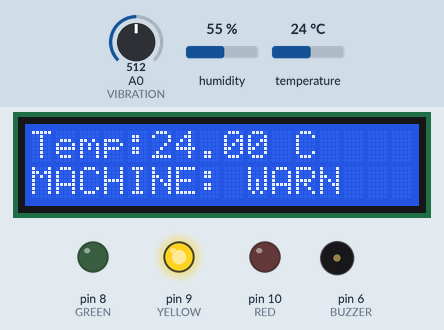
Simulated run of this sketch. Board: Arduino Uno, built with avr-gcc and run on an emulated ATmega328P. Parts: 16×2 character LCD, output pins drawn as LEDs (lit = HIGH), buzzer (waves = sounding, pin HIGH). The inputs (shaded band) are chosen by the test bench; at power-on: A0 (VIBRATION) = 512, temperature 24 °C, humidity 55 %. What the sketch prints to the serial monitor is not drawn.

Above: at 3.2 s.
3.3 s: A0 (VIBRATION) set to 582
6.0 s: A0 (VIBRATION) set to 611
At 6.9 s:
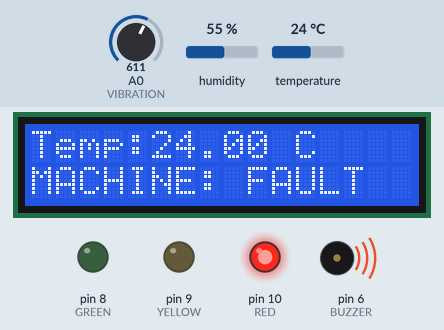
8.7 s: A0 (VIBRATION) set to 306
At 11.4 s:
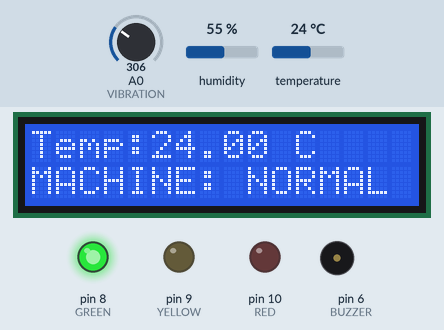
11.7 s: temperature set to 12 °C
At 13.0 s:
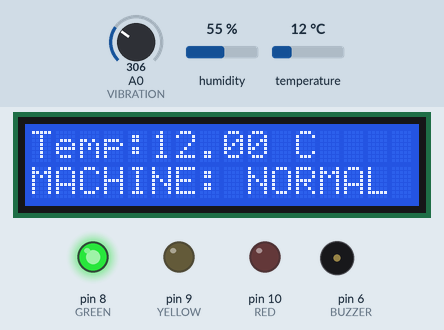
14.4 s: temperature set to 19 °C
At 17.5 s:
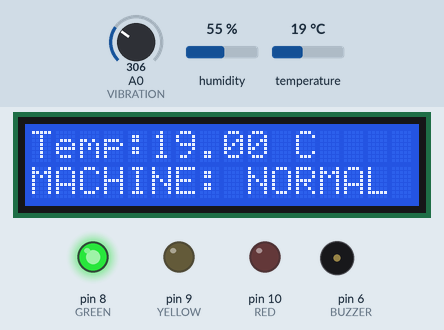
17.8 s: temperature set to 28 °C
At 19.1 s:
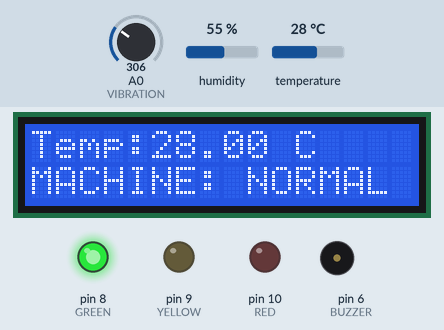
Timing chart, 0 to 20.8 s (numbered marks = the images above; inputs shaded):
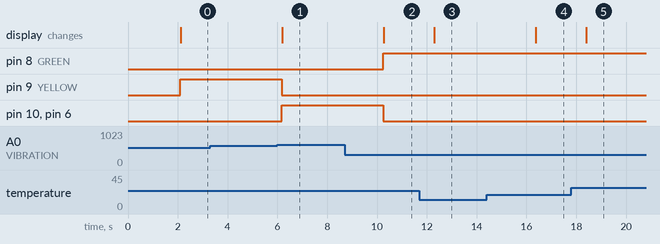

The sketch:

sketch.ino
```cpp
#include <DHT.h>
#include <Wire.h>
#include <LiquidCrystal_I2C.h>

#define DHTPIN 2
#define DHTTYPE DHT22

#define VIBRATION A0
#define GREEN 8
#define YELLOW 9
#define RED 10
#define BUZZER 6

DHT dht(DHTPIN, DHTTYPE);
LiquidCrystal_I2C lcd(0x27, 16, 2);

int vibrationValue;
float temperature;

void setup()
{
    Serial.begin(9600);

    pinMode(VIBRATION, INPUT);
    pinMode(GREEN, OUTPUT);
    pinMode(YELLOW, OUTPUT);
    pinMode(RED, OUTPUT);
    pinMode(BUZZER, OUTPUT);

    dht.begin();

    lcd.init();
    lcd.backlight();

    lcd.setCursor(0, 0);
    lcd.print("MACHINE HEALTH");
    delay(2000);
    lcd.clear();
}

void loop()
{
    temperature = dht.readTemperature();
    vibrationValue = analogRead(VIBRATION);

    if (isnan(temperature))
    {
        Serial.println("Temperature Sensor Error");
        delay(2000);
        return;
    }

    Serial.print("Temperature: ");
    Serial.println(temperature);

    Serial.print("Vibration: ");
    Serial.println(vibrationValue);

    lcd.setCursor(0, 0);
    lcd.print("Temp:");
    lcd.print(temperature);
    lcd.print(" C   ");

    digitalWrite(GREEN, LOW);
    digitalWrite(YELLOW, LOW);
    digitalWrite(RED, LOW);
    digitalWrite(BUZZER, LOW);

    if (temperature > 45 || vibrationValue > 600)
    {
        digitalWrite(RED, HIGH);
        digitalWrite(BUZZER, HIGH);

        lcd.setCursor(0, 1);
        lcd.print("MACHINE: FAULT ");

        Serial.println("ABNORMAL CONDITION");
    }
    else if (temperature >= 35 || vibrationValue >= 350)
    {
        digitalWrite(YELLOW, HIGH);

        lcd.setCursor(0, 1);
        lcd.print("MACHINE: WARN  ");

        Serial.println("WARNING CONDITION");
    }
    else
    {
        digitalWrite(GREEN, HIGH);

        lcd.setCursor(0, 1);
        lcd.print("MACHINE: NORMAL");

        Serial.println("MACHINE NORMAL");
    }

    delay(2000);
}
```

Measured:
- the behaviour switches between 600 and 601 on A0 (VIBRATION) (found by bisection; images 0 and 1)
- after the input at 6.0 s, pin 9 (YELLOW): HIGH → LOW after 0.17 s; pin 10 (RED), pin 6 (BUZZER): LOW → HIGH after 0.17 s; the display: changes after 0.19 s (image 1)
- after the input at 8.7 s, pin 8 (GREEN): LOW → HIGH after 1.5 s; pin 10 (RED), pin 6 (BUZZER): HIGH → LOW after 1.5 s; the display: changes after 1.6 s (image 2)
- after the input at 11.7 s, the display: changes after 0.60 s (image 3)
- after the input at 14.4 s, the display: changes after 2.0 s (image 4)
- after the input at 17.8 s, the display: changes after 0.60 s (image 5)
